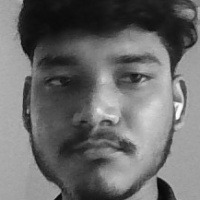
#> input picture data/user.1.10.jpg, 200 x 200 px, given in place of the camera
$ python GenerateDataSet.py
#> lines starting #> are read from the running program, lines starting #| are printed output that depends on the picture
import cv2;
import os


#--------------------------------1 Generating dataset--------------------------------
def generate_dataset(id):
#> called with id = 2
    face_classifier = cv2.CascadeClassifier("haarcascade_frontalface_default.xml")
    #convert the image to gray scale
    def face_cropped(img):
        gray = cv2.cvtColor(img, cv2.COLOR_BGR2GRAY)
        faces = face_classifier.detectMultiScale(gray, 1.3, 5)
        #scaling factor = 1.3
        #Minimum Neighbors = 5

        #detect face and crop the face
        if faces is ():
            #if face not detected return None
            return None
        for (x, y, w, h) in faces:
            cropped_face = img[y:y+h, x:x+w]
        return cropped_face

    #initialize webcam
    cap = cv2.VideoCapture(0)

    #initialize the count of the sample
    img_id=0

    while True:
        ret, frame = cap.read()
#> frame is the input picture: shape (200, 200, 3); min 5, max 252, mean 107
        if face_cropped(frame) is not None:
#> in face_cropped, `faces = face_classifier.detectMultiScale(gray, 1.3, 5)`: faces = [[20, 15, 169, 169]]
#> the loop in face_cropped, `for (x, y, w, h) in faces:` made 1 pass
#> pass 1, in face_cropped, `cropped_face = img[y:y+h, x:x+w]`:
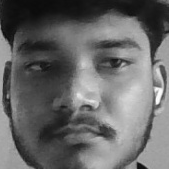
#> cropped_face: shape (169, 169, 3); min 11, max 252, mean 103.2
            img_id+=1
#> img_id = 1
            face = cv2.resize(face_cropped(frame), (200, 200))
#> the loop in face_cropped (call 2), `for (x, y, w, h) in faces:` made 1 pass
            face = cv2.cvtColor(face, cv2.COLOR_BGR2GRAY)
#> face: shape (200, 200)

            #save file in specified directory with unique name
            file_name_path = "data/user."+str(id)+"."+str(img_id)+".jpg"
#> file_name_path = 'data/user.2.1.jpg'
            cv2.imwrite(file_name_path, face)

            #put count on images and display live count
            #(50,50) is the position of the text
            #(0,255,0) is the color of the text
            #(1) is the font of the text
            #(2) is the thickness of the text
            cv2.putText(face, str(img_id), (50, 50), cv2.FONT_HERSHEY_COMPLEX, 1, (0,255,0), 2)
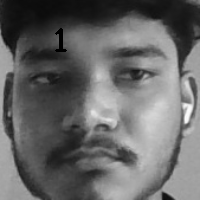
#> face: shape (200, 200); min 0, max 250, mean 102.8
            cv2.imshow("Cropped face", face)

        if cv2.waitKey(1)==13 or int(img_id)==200:
#> (key Esc is pressed here)
            break

    #release the camera
    cap.release()
    cv2.destroyAllWindows()
    print("Collecting samples is completed...")


# calling the generate_dataset function
generate_dataset(2)
